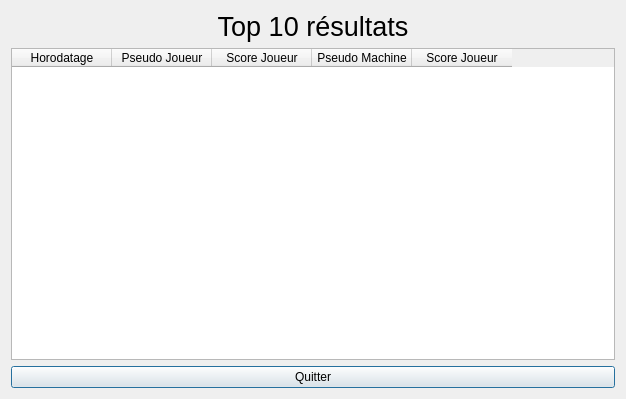
<?xml version="1.0" encoding="UTF-8"?>
<ui version="4.0">
 <class>DialogResultats</class>
 <widget class="QDialog" name="DialogResultats">
  <property name="geometry">
   <rect>
    <x>0</x>
    <y>0</y>
    <width>626</width>
    <height>399</height>
   </rect>
  </property>
  <property name="minimumSize">
   <size>
    <width>626</width>
    <height>399</height>
   </size>
  </property>
  <property name="windowTitle">
   <string>Dialog</string>
  </property>
  <layout class="QVBoxLayout" name="verticalLayout_2">
   <item>
    <layout class="QVBoxLayout" name="verticalLayout">
     <item>
      <widget class="QLabel" name="titre">
       <property name="font">
        <font>
         <pointsize>20</pointsize>
        </font>
       </property>
       <property name="text">
        <string>Top 10 résultats</string>
       </property>
       <property name="alignment">
        <set>Qt::AlignCenter</set>
       </property>
      </widget>
     </item>
     <item>
      <widget class="QTableWidget" name="tableau">
       <column>
        <property name="text">
         <string>Horodatage</string>
        </property>
       </column>
       <column>
        <property name="text">
         <string>Pseudo Joueur</string>
        </property>
       </column>
       <column>
        <property name="text">
         <string>Score Joueur</string>
        </property>
       </column>
       <column>
        <property name="text">
         <string>Pseudo Machine</string>
        </property>
       </column>
       <column>
        <property name="text">
         <string>Score Joueur</string>
        </property>
       </column>
      </widget>
     </item>
     <item>
      <widget class="QPushButton" name="bQuitter">
       <property name="text">
        <string>Quitter</string>
       </property>
      </widget>
     </item>
    </layout>
   </item>
  </layout>
 </widget>
 <resources/>
 <connections/>
</ui>
